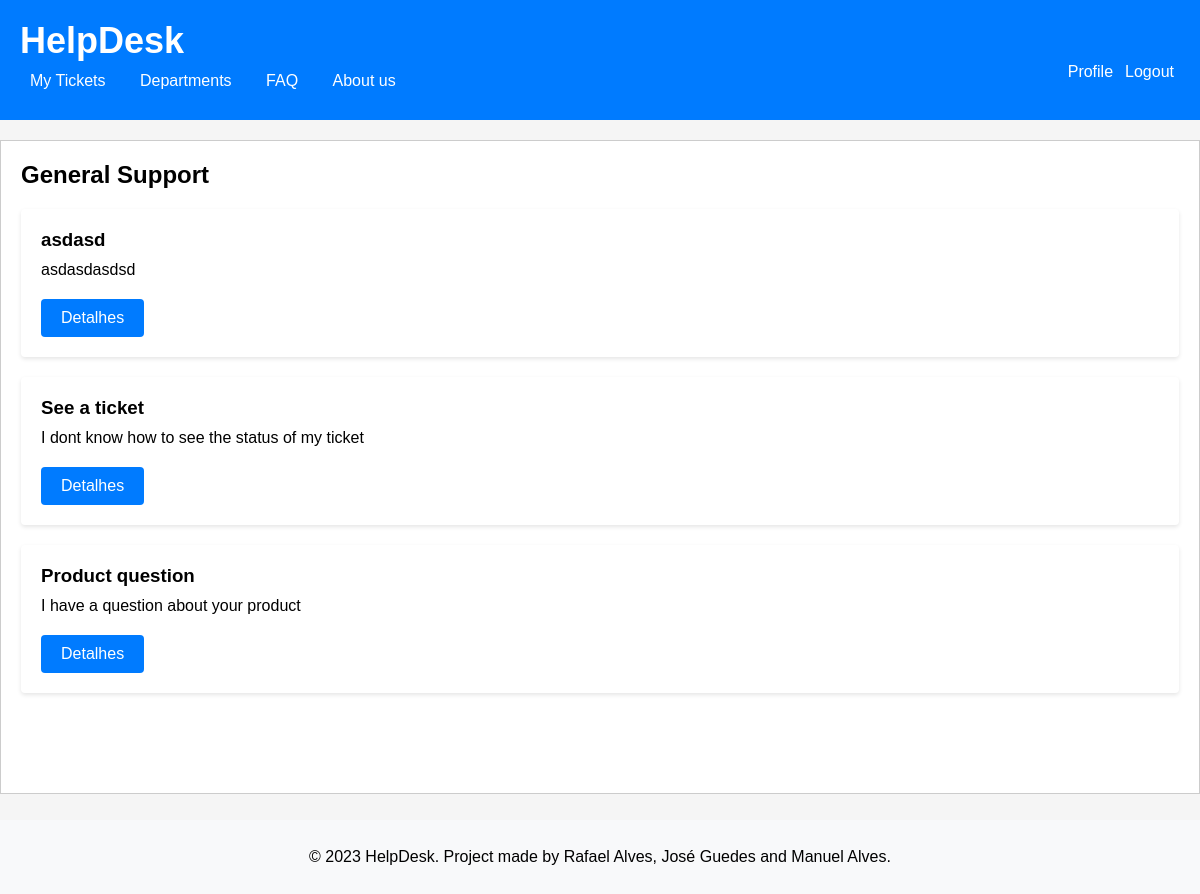
The app's page /pages/departmentTicket.php?id=1, older data.
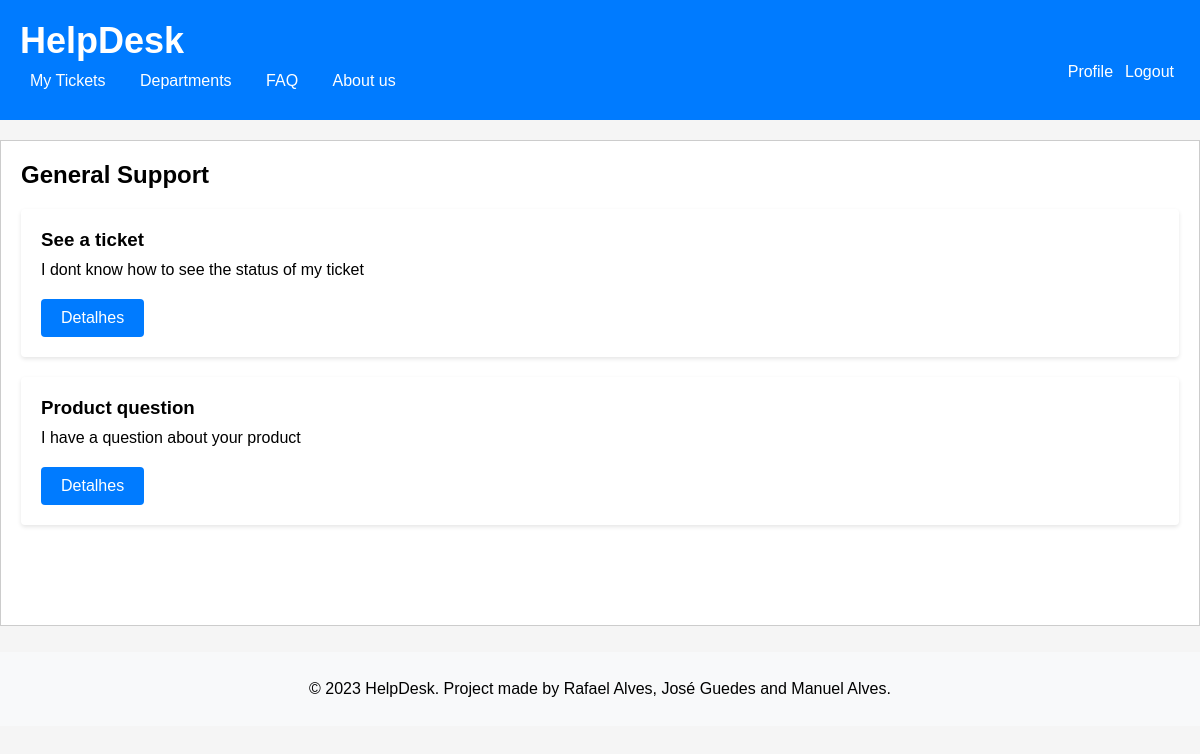
The same page, newer data.
### tables this page shows
CREATE TABLE Ticket (
    id INTEGER PRIMARY KEY AUTOINCREMENT,
    title varchar(255) NOT NULL UNIQUE,
    description VARCHAR(255) NOT NULL,
    ticket_status VARCHAR (10)  NOT NULL DEFAULT 'Open' CHECK (ticket_status IN ('Open', 'Assigned', 'Closed')),
    created_at TIMESTAMP NOT NULL DEFAULT CURRENT_TIMESTAMP,
    updated_at TIMESTAMP NOT NULL DEFAULT CURRENT_TIMESTAMP,
    id_user INTEGER, /* id do client que criou o ticket */
    id_agent INTEGER DEFAULT NULL, /* id do agent que está a tratar do ticket */
    id_department INTEGER, /* id do department do ticket */
    CONSTRAINT current_edit_date_ck CHECK (created_at <= updated_at),
    CONSTRAINT id_usertFK FOREIGN KEY(id_user) REFERENCES User(id),
    CONSTRAINT id_agentFK FOREIGN KEY(id_agent) REFERENCES User(id),
    CONSTRAINT id_departmentFK FOREIGN KEY(id_department) REFERENCES Department(id)
);

### pages/departmentTicket.php (called while the page is built, shortened)
<?php
  require_once(__DIR__ . '/../database/ticket.class.php');
  require_once(__DIR__ . '/../database/department.class.php');
  require_once(__DIR__ . '/../templates/header.tpl.php');
  require_once(__DIR__ . '/../templates/footer.tpl.php');
  require_once(__DIR__ . '/../templates/department.tpl.php');
  $department = Department::getDepartment($dbh, intval($_GET['id']));
  $tickets = Ticket::getTicketsbyDepartment($dbh, intval($_GET['id']));
  drawDepartment($department, $tickets);
?>

### database/department.class.php (called while the page is built, shortened)
<?php
  class Department {
    public function __construct(int $id, string $name)
    {
      $this->name = $name;
    }
    static function getDepartment(PDO $db, int $id) : Department {
      $stmt = $db->prepare('SELECT id, name FROM Department WHERE id = ?');
      $stmt->execute(array($id));
      $department = $stmt->fetch();
      return new Department(
        $department['id'],
        $department['name']
      );
    }
  }
?>

### database/ticket.class.php (called while the page is built, shortened)
<?php
  class Ticket {
    static function getTicketsbyDepartment(PDO $db, int $id_department) {
      $stmt = $db->prepare('
        SELECT id, title, description
        FROM Ticket
        WHERE id_department = ?
        ORDER by updated_at desc
      ');
      $stmt->execute(array($id_department));
      $row = $stmt->fetchAll(PDO::FETCH_ASSOC);
      return $row;
    }
  }
?>

### templates/department.tpl.php (the view, shortened to what this page needs)
<?php
  require_once(__DIR__ . '/../database/department.class.php')
?>
<?php function drawDepartment(Department $department, array $tickets) { ?>
  <h2><?=$department->name?></h2>
  <section id="tickets">
    <?php
    foreach ($tickets as $ticket) {
      $id_t = $ticket['id'];
      $title_t = $ticket['title'];
      $description_t = $ticket['description'];
    ?>
    <div class="ticket" id="<?=$id_t?>">
      <h3> <?=$title_t?></h3>
      <p> <?=$description_t?> </p>
      <a href="../pages/detailTicket.php?id=<?=$ticket['id']?>" class="button">Detalhes</a>
    </div>
    <?php } ?>
  </section>
<?php } ?>

Row changes from the older to the newer data that the page shows:
removed ticket: title "asdasd", description "asdasdasdsd"
